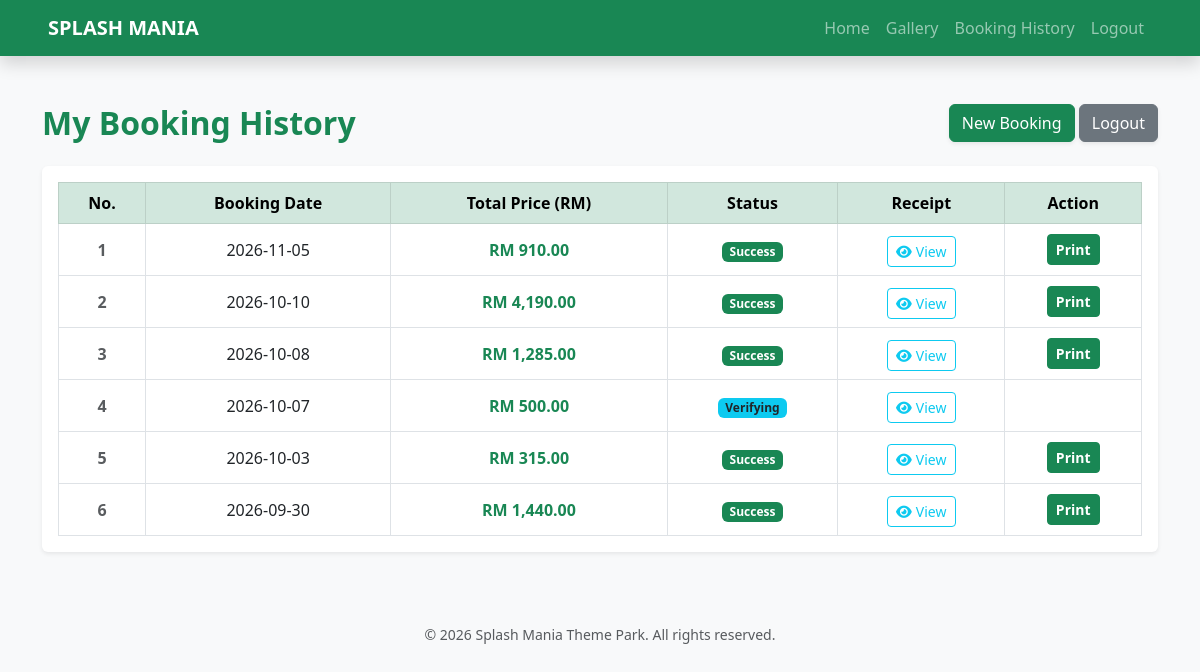
The app's page /history.php (signed in) with its own data.
### tables this page shows
CREATE TABLE `bookings` (
  `id` int(11) NOT NULL,
  `user_id` int(11) NOT NULL,
  `booking_date` date NOT NULL,
  `total_price` decimal(10,2) NOT NULL,
  `created_at` datetime DEFAULT current_timestamp(),
  `status` enum('Pending','Paid','Confirm','Rejected','Re-upload') NOT NULL DEFAULT 'Pending',
  `receipt_path` varchar(255) DEFAULT NULL
);

### history.php (the view, shortened to what this page needs)
<?php
include 'db.php';
include 'header.php';
include 'navbar.php';
$user_id = $_SESSION['user_id'];
$query = "
    SELECT b.id, b.booking_date, b.total_price, b.status, b.receipt_path,
        IFNULL(SUM(CASE WHEN bd.ticket_type = 'adult' THEN bd.quantity ELSE 0 END), 0) AS adult_qty,
        IFNULL(SUM(CASE WHEN bd.ticket_type = 'child' THEN bd.quantity ELSE 0 END), 0) AS child_qty,
        IFNULL(SUM(CASE WHEN bd.ticket_type = 'senior' THEN bd.quantity ELSE 0 END), 0) AS senior_qty
    FROM bookings b
    LEFT JOIN booking_details bd ON b.id = bd.booking_id
    WHERE b.user_id = ?
    GROUP BY b.id
    ORDER BY b.booking_date DESC
";
$stmt = $conn->prepare($query);
$stmt->bind_param("i", $user_id);
$stmt->execute();
$result = $stmt->get_result();
$bookings = $result->fetch_all(MYSQLI_ASSOC);
?>
<div class="content-wrapper">
    <div class="container mt-5 mb-5">
        <div class="d-flex justify-content-between align-items-center mb-4">
            <h2 class="text-success fw-bold mb-0">My Booking History</h2>
            <div>
                <a href="booking.php" class="btn btn-success shadow-sm">New Booking</a>
                <a href="logout.php" class="btn btn-secondary shadow-sm">Logout</a>
            </div>
        </div>
        <div class="table-responsive bg-white shadow-sm rounded p-3">
            <table class="table table-bordered table-hover align-middle text-center mb-0">
                <thead class="table-success">
                    <tr>
                        <th>No.</th>
                        <th>Booking Date</th>
                        <th>Total Price (RM)</th>
                        <th>Status</th>
                        <th>Receipt</th>
                        <th>Action</th>
                    </tr>
                </thead>
                <tbody>
                    <?php if (count($bookings) > 0): ?>
                        <?php $counter = 1; ?>
                        <?php foreach ($bookings as $row): ?>
                            <tr>
                                <td class="fw-bold text-muted"><?= $counter++; ?></td>
                                <td><?= htmlspecialchars($row['booking_date']) ?></td>
                                <td class="fw-bold text-success">RM <?= number_format($row['total_price'], 2) ?></td>
                                <td>
                                    <?php if($row['status'] == 'Pending'): ?>
                                        <span class="badge bg-warning text-dark">Pending Upload</span>
                                    <?php elseif($row['status'] == 'Paid'): ?>
                                        <span class="badge bg-info text-dark">Verifying</span>
                                    <?php elseif($row['status'] == 'Re-upload'): ?>
                                        <span class="badge bg-primary text-white">Re-uploaded (Verifying)</span>
                                    <?php elseif($row['status'] == 'Confirm'): ?>
                                        <span class="badge bg-success">Success</span>
                                    <?php elseif($row['status'] == 'Rejected'): ?>
                                        <span class="badge bg-danger">Rejected</span>
                                    <?php endif; ?>
                                </td>
                                <td>
                                    <?php if(!empty($row['receipt_path'])): ?>
                                        <a href="<?= htmlspecialchars($row['receipt_path']) ?>" target="_blank" class="btn btn-sm btn-outline-info mt-1">
                                            <i class="fa-solid fa-eye me-1"></i>View
                                        </a>
                                    <?php endif; ?>
                                </td>
                                <td>
                                    <?php if($row['status'] == 'Confirm'): ?>
                                        <a href="print_ticket.php?id=<?= $row['id'] ?>" class="btn btn-success btn-sm text-white fw-bold" target="_blank">Print</a>
                                    <?php endif; ?>
                                </td>
                            </tr>
                        <?php endforeach; ?>
                    <?php else: ?>
                        <tr>
                            <td colspan="6" class="text-center text-muted py-4">No bookings found. Time to plan an adventure!</td>
                        </tr>
                    <?php endif; ?>
                </tbody>
            </table>
        </div>
    </div>
</div>
<?php include 'footer.php'; ?>

### records on screen
bookings: booking_date "2026-11-05", total_price "910.00", status "Success"
bookings: booking_date "2026-10-10", total_price "4,190.00", status "Success"
bookings: booking_date "2026-10-08", total_price "1,285.00", status "Success"
bookings: booking_date "2026-10-07", total_price "500.00", status "Verifying"
bookings: booking_date "2026-10-03", total_price "315.00", status "Success"
bookings: booking_date "2026-09-30", total_price "1,440.00", status "Success"
